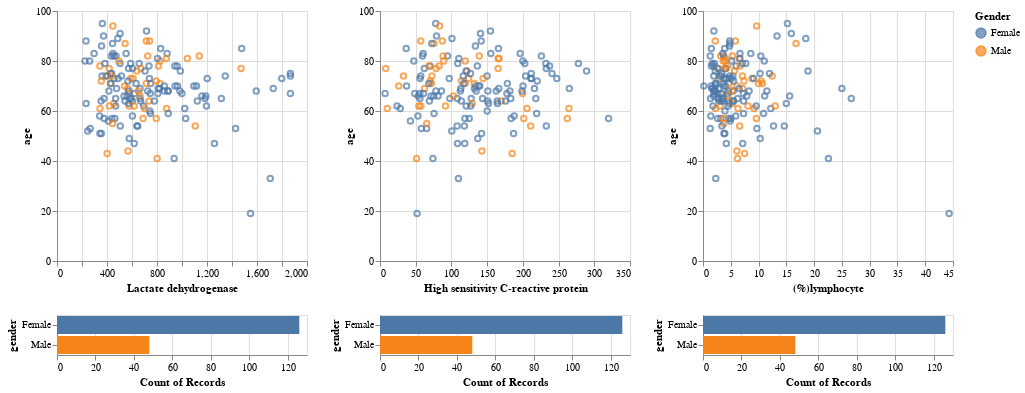

Notebook code for this chart:
### Code cell
brush = alt.selection_interval()

base = alt.Chart(x).mark_point().encode(
    y='age:Q',
    color=alt.Color("gender:N",title='Gender'),
).add_selection(
    brush
).properties(
    width=250,
    height=250
)
bars = alt.Chart(x).mark_bar().encode(
y="gender:N",
color="gender:N",
x='count(age):Q').transform_filter(brush).properties(
    width=250,

)
base.encode(x='Lactate dehydrogenase') & bars | base.encode(x='High sensitivity C-reactive protein') & bars | base.encode(x='(%)lymphocyte') & bars

### Figure 1 — Vega-Lite specification as saved in the notebook (floating-point values rounded to 4 significant figures; data arrays with more than 128 entries replaced by an {"elided": "..."} marker saying what was removed)
{"config": {"view": {"continuousWidth": 400, "continuousHeight": 300}}, "hconcat": [{"vconcat": [{"mark": "point", "encoding": {"color": {"type": "nominal", "field": "gender", "title": "Gender"}, "x": {"type": "quantitative", "field": "Lactate dehydrogenase"}, "y": {"type": "quantitative", "field": "age"}}, "height": 250, "selection": {"selector015": {"type": "interval"}}, "width": 250}, {"mark": "bar", "encoding": {"color": {"type": "nominal", "field": "gender"}, "x": {"type": "quantitative", "aggregate": "count", "field": "age"}, "y": {"type": "nominal", "field": "gender"}}, "transform": [{"filter": {"selection": "selector015"}}], "width": 250}]}, {"vconcat": [{"mark": "point", "encoding": {"color": {"type": "nominal", "field": "gender", "title": "Gender"}, "x": {"type": "quantitative", "field": "High sensitivity C-reactive protein"}, "y": {"type": "quantitative", "field": "age"}}, "height": 250, "selection": {"selector015": {"type": "interval"}}, "width": 250}, {"mark": "bar", "encoding": {"color": {"type": "nominal", "field": "gender"}, "x": {"type": "quantitative", "aggregate": "count", "field": "age"}, "y": {"type": "nominal", "field": "gender"}}, "transform": [{"filter": {"selection": "selector015"}}], "width": 250}]}, {"vconcat": [{"mark": "point", "encoding": {"color": {"type": "nominal", "field": "gender", "title": "Gender"}, "x": {"type": "quantitative", "field": "(%)lymphocyte"}, "y": {"type": "quantitative", "field": "age"}}, "height": 250, "selection": {"selector015": {"type": "interval"}}, "width": 250}, {"mark": "bar", "encoding": {"color": {"type": "nominal", "field": "gender"}, "x": {"type": "quantitative", "aggregate": "count", "field": "age"}, "y": {"type": "nominal", "field": "gender"}}, "transform": [{"filter": {"selection": "selector015"}}], "width": 250}]}], "data": {"name": "data-5a54815163bf876c261dbd0a9c99aeea"}, "$schema": "https://vega.github.io/schema/vega-lite/v4.8.1.json", "datasets": {"data-5a54815163bf876c261dbd0a9c99aeea": {"elided": "174 records"}}}
